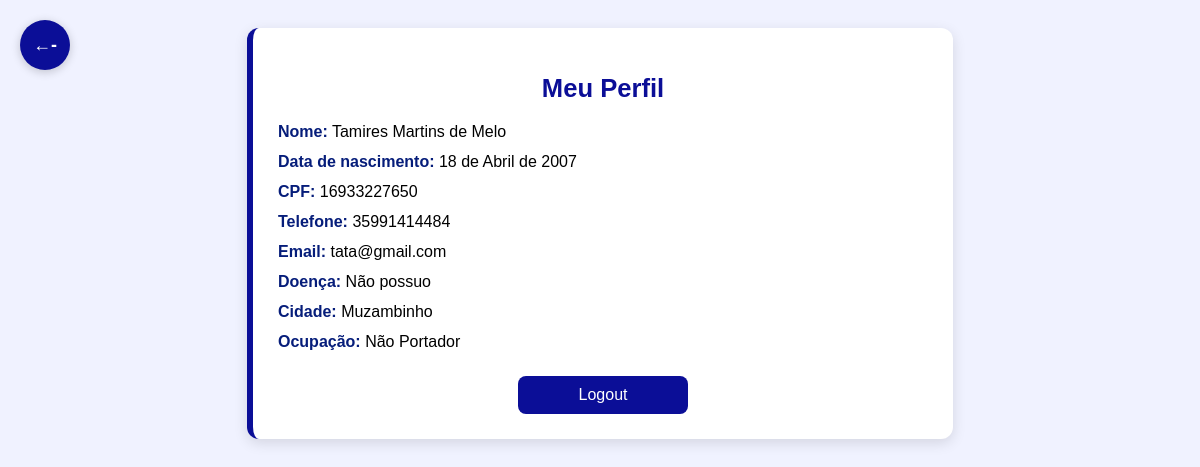
The page /perfil/ (signed in) on the database its author committed.
### app/models.py (models this page shows, shortened)
class Usuario(models.Model):
    user = models.OneToOneField(
        User,
        on_delete=models.CASCADE,
        related_name="usuario",
    )
    nome = models.CharField(max_length=100, blank=True, null=True)
    data_nasc = models.DateField(blank=True, null=True)
    cpf = models.CharField(max_length=11, blank=True, null=True)
    telefone = models.CharField(max_length=15, blank=True, null=True)
    email = models.CharField(max_length=100, blank=True, null=True)
    doenca = models.CharField(max_length=100, blank=True, null=True)
    cidade = models.ForeignKey(Cidade, on_delete=models.SET_NULL, null=True, blank=True)
    ocupacao = models.ForeignKey(Ocupacao, on_delete=models.SET_NULL, null=True, blank=True)
    class Meta:
        verbose_name = "Usuário"
        verbose_name_plural = "Usuários"

class Cidade(models.Model):
    nome = models.CharField(max_length=100, verbose_name="Nome da cidade")
    uf = models.CharField(max_length=2, verbose_name="UF")
    class Meta:
        verbose_name = "Cidade"
        verbose_name_plural = "Cidades"

class Ocupacao(models.Model):
    nome = models.CharField(max_length=100, verbose_name="Nome da ocupação")
    class Meta:
        verbose_name = "Ocupação"
        verbose_name_plural = "Ocupações"

### app/views.py (the view)
# urls.py: path('perfil/', PerfilView.as_view(), name='perfil'),
class PerfilView(LoginRequiredMixin, View):
    template_name = "perfil.html"
    def get(self, request):
        try:
            usuario = request.user.usuario
            contexto = {
                "usuario": usuario
            }
            return render(request, self.template_name, contexto)
        except Usuario.DoesNotExist:
            messages.error(request, "Perfil não encontrado.")
            return redirect('index')

### app/templates/perfil.html (shortened to what this page needs)
{% load static %}
<!DOCTYPE html>
<html lang="pt-BR">
<head>
    <link rel="stylesheet" href="{% static 'css/perfil.css' %}">
</head>
<body>
    <button onclick="window.history.back()" class="btn-voltar">←-</button>
    <div class="perfil-box">
        <h2>Meu Perfil</h2>
        <div class="item"><strong>Nome:</strong> {{ usuario.nome }}</div>
        <div class="item"><strong>Data de nascimento:</strong> {{ usuario.data_nasc }}</div>
        <div class="item"><strong>CPF:</strong> {{ usuario.cpf }}</div>
        <div class="item"><strong>Telefone:</strong> {{ usuario.telefone }}</div>
        <div class="item"><strong>Email:</strong> {{ usuario.user.email }}</div>
        <div class="item"><strong>Doença:</strong> {{ usuario.doenca }}</div>
        <div class="item"><strong>Cidade:</strong> {{ usuario.cidade.nome }}</div>
        <div class="item"><strong>Ocupação:</strong> {{ usuario.ocupacao.nome }}</div>
        <a class="logout" href="{% url 'logout' %}">Logout</a>
    </div>
</body>
</html>

### app/static/css/perfil.css (style rules this page uses)
body { font-family: Arial, sans-serif; background: #f0f2ff; padding: 20px; }
.btn-voltar { position: fixed; top: 20px; left: 20px; background: #0B0E97; color: white; border: none; padding: 12px; border-radius: 50%; cursor: pointer; font-size: 18px; font-weight: bold; z-index: 1000; box-shadow: 0 2px 10px rgba(0,0,0,0.2); transition: all 0.3s ease; display: flex; align-items: center; justify-content: center; width: 50px; height: 50px; text-decoration: none; }
.perfil-box { width: 100%; max-width: 650px; background: #ffffff; padding: 25px; margin: 0 auto 30px auto; border-radius: 12px; border-left: 6px solid #0B0E97; box-shadow: 0 4px 14px rgba(0, 0, 0, 0.12); }
h2 { color: #0B0E97; text-align: center; margin-bottom: 20px; font-size: 1.6rem; }
.item { margin-bottom: 12px; }
strong { color: #061D7A; }
a.logout { display: block; margin: 25px auto 0; width: 150px; text-align: center; padding: 10px; background: #0B0E97; color: white; text-decoration: none; border-radius: 8px; transition: 0.3s; }

### rows shown on the page
Usuario: nome "Tamires Martins de Melo", data_nasc "18 de Abril de 2007", cpf "16933227650", telefone "35991414484", user.email "tata@gmail.com", doenca "Não possuo", cidade.nome "Muzambinho", ocupacao.nome "Não Portador"
